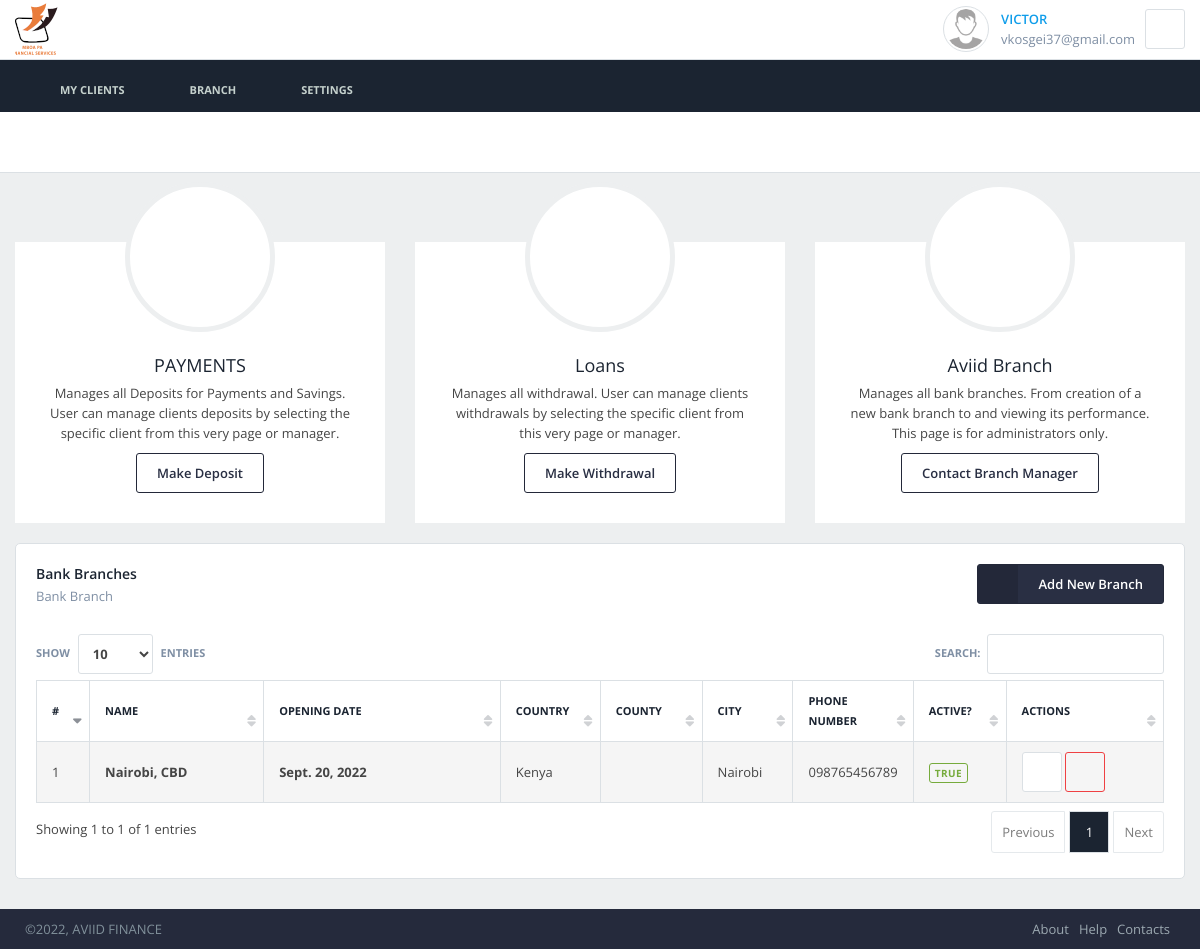
The app's page /branch/branch/ (signed in) with its own data.
### dashboard/models.py (models this page shows, shortened)
class User(AbstractUser):
    is_manager = models.BooleanField(default=False)
    is_teller = models.BooleanField(default=False)
    profile_pic = models.ImageField(
        upload_to='users/profile/', blank=True, null=True, validators=[validate_image_extension])

### branch/models.py (models this page shows, shortened)
class Branch(models.Model):
    name = models.CharField(max_length=100, unique=True)
    opening_date = models.DateField()
    country = models.CharField(max_length=50)
    COUNTY = (
        ('Nairobi', 'Nairobi'),
        ('Uasin Gishu', 'Uasin Gishu'),
        ('Bomet','Bomet'),
        ('Kericho', 'Kericho'),
        ('West Pokot','West Pokot'),
        ('Siaya', 'Siaya'),
        ('Nakuru', 'Nakuru'),
        ('Kiambu', 'Kiambu'),
        ('Kajiado', 'Kajiado'),
        ('Taita Taveta', 'Taita Taveta'),
        ('Elgeiyo Marakwet', 'Elgeiyo Marakwet'),
        ('Samburu', 'Samburu' ),
        ('Kisii', 'Kisii'),
        ('Narok', 'Narok'),
        ('Mombasa', 'Mombasa'),
        ('Baringo', 'Baringo'),
        ('Kwale', 'Kwale'),
        ('Kilifi', 'Kilifi'),
        ('Tana River', 'Tana River'),
        ('Lamu', 'Lamu'),
        ('Garrissa', 'Garrissa'),
        ('Marsabit', 'Marsabit'),
        ('Mandera', 'Mandera'),
        ('Isiolo', 'Isiolo'),
        ('Meru', 'Meru'),
        ('Tharaka-Nithi', 'Tharaka-Nithi'),
        ('Kitui', 'Kitui'),
        ('Embu', 'Embu'),
        ('Machakos', 'Machakos'),
        ('Makueni', 'Makueni'),
        ('Nyandarua', 'Nyandarua'),
        ('Nyeri', 'Nyeri'),
        ('Kirinyaga', 'Kirinyaga'),
        ('Muranga', 'Muranga'),
        ('Turkana', 'Turkana'),
        ('Trans-Nzoia', 'Trans-Nzoia'),
        ('Nandi', 'Nandi'),
        ('Laikipia', 'Laikipia'),
        ('Kakamega', 'Kakamega'),
        ('Vihiga', 'Vihiga'),
        ('Bungoma', 'Bungoma'),
        ('Busia', 'Busia'),
        ('Kisumu', 'Kisumu'),
        ('Migori', 'Migori'),
        ('Kisii', 'Kisii'),
        ('Nyamira', 'Nyamira'),
        ('Homabay', 'Homabay'),
    )
    county = models.CharField(max_length=20, choices=COUNTY)
    city = models.CharField(max_length=100)
    phone_number = models.CharField(validators=[phone_regex], max_length=12)
    is_active = models.BooleanField(default=True)
    class Meta:
        verbose_name = 'Branch Name'
        verbose_name_plural = 'Branch Names'

### branch/views.py (the view)
# urls.py: path('branch/', BranchListView.as_view(), name='branch_list'),
@method_decorator([login_required, manager_required], name='dispatch')
class BranchListView(LoginRequiredMixin, ListView):
    template_name = 'branch/list_form.html'
    model = Branch
    field_list = ['name', 'opening_date',
                   'county', 'city', 'phone_number', 'is_active']
    def get_context_data(self, **kwargs):
        context = super().get_context_data(**kwargs)
        context['panel_name'] = 'Bank Branches'
        context['panel_title'] = 'Bank Branch'
        return context

### clients/get_username.py (called while the page is built)
    def process_request(self, request):
        _requests[current_thread().ident] = request

    def process_response(self, request, response):
        _requests.pop(current_thread().ident, None)
        return response

### branch/templates/branch/list_form.html
{% extends 'base_generic.html' %}
{% load static %}
{% block content %}
<div class="row">
    <div class="col-md-4">
        <div class="tile-basic tile-basic-icon-top">
            <div class="tile-icon">
                <span class="icon-cash-dollar"></span>
            </div>
            <div class="tile-content text-center">
                <h3 class="tile-title">PAYMENTS</h3>
                <p>Manages all Deposits for Payments and Savings. User can manage clients deposits by selecting the specific client from this very page or manager.</p>
                <a href="{% url 'clients:deposits' %}" class="btn btn-primary btn-clean">Make Deposit</a>
            </div>
        </div>
    </div>
    <div class="col-md-4">
        <div class="tile-basic tile-basic-icon-top">
            <div class="tile-icon">
                <span class="icon-receipt"></span>
            </div>
            <div class="tile-content text-center">
                <h3 class="tile-title">Loans</h3>
                <p>Manages all withdrawal. User can manage clients withdrawals by selecting the specific client from this very page or manager.</p>
                <a href="{% url 'clients:withdrawals' %}" class="btn btn-primary btn-clean">Make Withdrawal</a>
            </div>
        </div>
    </div>
    <div class="col-md-4">
        <div class="tile-basic tile-basic-icon-top">
            <div class="tile-icon">
                <span class="icon-apartment"></span>
            </div>
            <div class="tile-content text-center">
                <h3 class="tile-title">Aviid Branch</h3>
                <p>Manages all bank branches. From creation of a new bank branch to and viewing its performance. This page is for administrators only.</p>
                <a href="{% url 'branch:branch_list' %}" class="btn btn-primary btn-clean">Contact Branch Manager</a>
            </div>
        </div>
    </div>
</div>
<div class="block block-condensed">
    <div class="app-heading app-heading-small">
        <div class="title">
            <h2>{{ panel_name}}</h2>
            <p>{{ panel_title }}</p>
        </div>
        <div class="heading-elements">
            <div class="heading-elements">
                <a class="btn btn-primary btn-icon-fixed" href="{% url 'branch:create_branch' %}"><span class="icon-city"></span> Add New Branch</a>
            </div>
        </div>
    </div>
    <div class="block-content">
        <table class="table table-striped table-bordered datatable-extended">
            <thead>
                <tr>
                    <th>#</th>
                    <th style="width: 25%;"> Name</th>
                    <th style="width: 35%;">Opening date</th>
                    <th>Country</th>
                    <th style="width: 10%;">County</th>
                    <th style="width: 10%;">City</th>
                    <th>Phone number</th>
                    <th>Active?</th>
                    <th style="width: 20%;">Actions</th>
                </tr>
            </thead>
            <tbody>
            	{% for branch in object_list %}
                <tr>
                    <td>{{ branch.id }}</td>
                    <td><strong>{{ branch.name }}</td>
                    <td><strong>{{ branch.opening_date }}</strong></td>
                    <td>{{ branch.country }}</td>
                    <td>{{ branch.region }}</td>
                    <td>{{ branch.city }}</td>
                    <td>{{ branch.phone_number }}</td>
                    {% if branch.is_active %}
                    	<td><span class="label label-success label-bordered">{{ branch.is_active }}</span></td>
                    {% else %}
	                	<td><span class="label label-danger label-bordered">{{ branch.is_active }}</span></td>
                	{% endif %}
                    <td>
                        <a class="btn btn-default btn-icon" href="{% url 'branch:branch_detail' branch.pk %}"><span class="icon-document"></span></a>
                        {% if user.is_manager %}
	                        <a class="btn btn-danger btn-icon btn-clean" href="{% url 'branch:delete_branch' branch.pk %}"><span class="icon-trash3"></span></a>
                        {% endif %}
                    </td>
                </tr>
                {% endfor %}
            </tbody>
        </table>
    </div>
</div>
{% endblock %}

### templates/base_generic.html (shortened to what this page needs)
{% load static %}
<!DOCTYPE html>
<html lang="en">
    <head>
        {% load bootstrap3 %}
		{% bootstrap_css %}
        <link rel="stylesheet" href="{% static 'css/styles.css' %}">
    </head>
    <body>
        <div class="app">
            <div class="app-container">
                {% block top_nav %}
                <div class="app-header">
                    <div class="container container-boxed">
                        <a href="/" class="app-header-logo app-header-logo-light app-header-logo-condensed">home</a>
                        <ul class="app-header-buttons pull-right">
                            <li>
                                {% if user.is_authenticated %}
                                <div class="contact contact-rounded contact-bordered contact-lg contact-ps-controls">
                                    {% if user.profile_pic %}
                                        <img src="{{ user.profile_pic.url }}" alt="{{ user.username }}" width="300px" height="40px">
                                    {% else %}
                                        <img src="{% static 'img/user/no-image.png' %}" alt="{{ user.username }}">
                                    {% endif %}
                                    <div class="contact-container">
                                        <a href="{% url 'dashboard:user_profile' %}">{{ user.username }}</a>
                                        <span>{{ user.email }}</span>
                                    </div>
                                    <div class="contact-controls">
                                        <div class="dropdown">
                                            <button type="button" class="btn btn-default btn-icon" data-toggle="dropdown"><span class="icon-cog"></span></button>
                                        </div>
                                    </div>
                                </div>
                                {% endif %}
                            </li>
                        </ul>
                    </div>
                </div>
                {% endblock %}
                <div class="app-content">
                	{% block bottom_nav %}
                    <div class="app-navigation-horizontal margin-bottom-15">
                        <div class="container container-boxed">
                            <nav>
                                <ul>
                                    <li>
                                        <a href="#"><span class="icon-earth"></span> My Clients</a>
                                    </li>
                                    <li>
                                        <a href="#"><span class="icon-sync"></span> Branch</a>
                                    </li>
                                    <li>
                                        <a href="#"><span class="icon-cog"></span> Settings</a>
                                    </li>
                                </ul>
                            </nav>
                        </div>
                    </div>
                    {% endblock %}
                    <div class="container container-boxed">
                        {% block content %}
                        {% endblock %}
                    </div>
                </div>
            </div>
            <div class="app-footer app-footer-default" id="footer">
                <div class="container container-boxed">
                    <div class="app-footer-line">
                        <div class="copyright">&copy;2022, AVIID FINANCE</div>
                        <div class="pull-right">
                            <ul class="list-inline">
                                <li><a href="#">About</a></li>
                                <li><a href="#">Help</a></li>
                                <li><a href="#">Contacts</a></li>
                            </ul>
                        </div>
                    </div>
                </div>
            </div>
        </div>
    </body>
</html>

### records on screen
User: username "VICTOR", email "vkosgei37@gmail.com"
Branch: id "1", name "Nairobi, CBD", opening_date "Sept. 20, 2022", country "Kenya", city "Nairobi", phone_number "098765456789", is_active "TRUE"

### other values on screen
{{ panel_name }} "Bank Branches"
{{ panel_title }} "Bank Branch"
